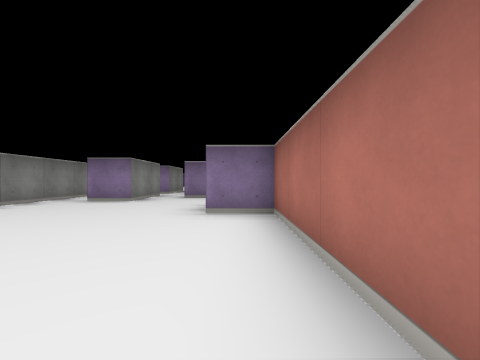
View 1 (above)

14 first-person views from a walk through a cub3D level. The camera is about half as high as the walls, looks level and sees 90° across. The floor is counted in squares. Each view is taken from the middle of a square. On the plan, view 1 faces up. The plan holds only what a view shows up to about 9 squares ahead; the rest is blank.

View 2
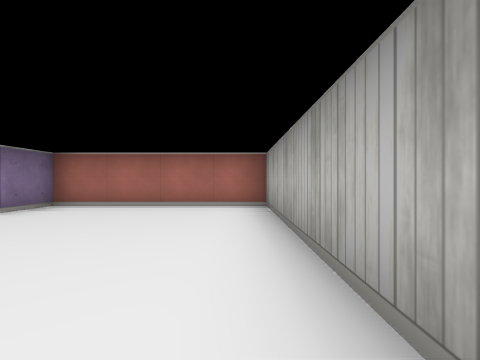

View 3
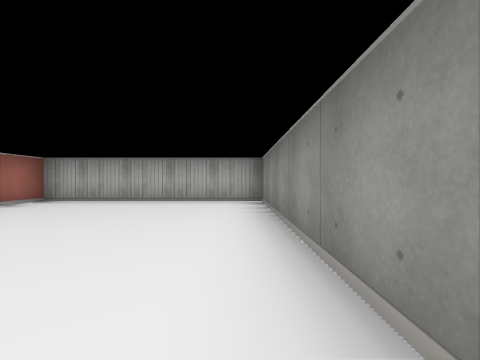

View 4
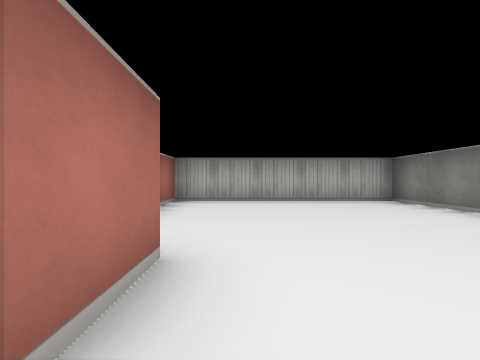

View 5
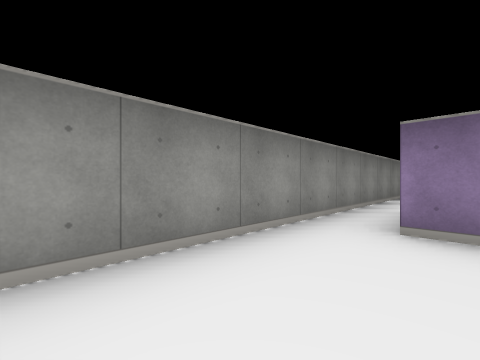

View 6
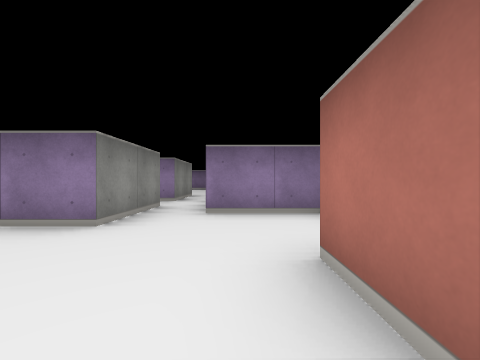

View 7
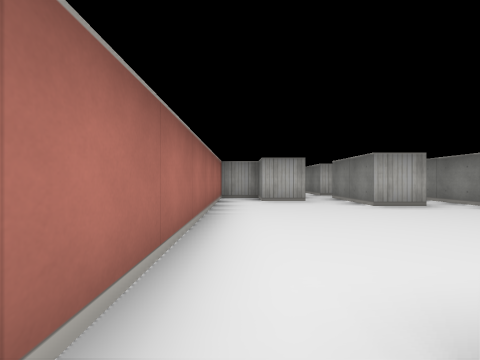

View 8
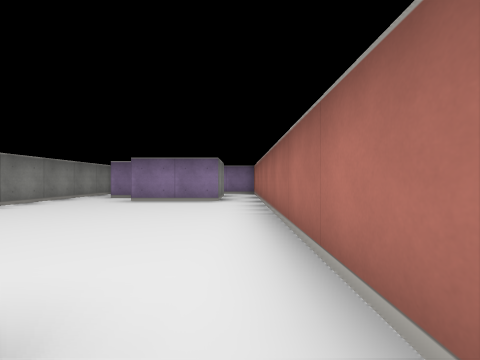

View 9
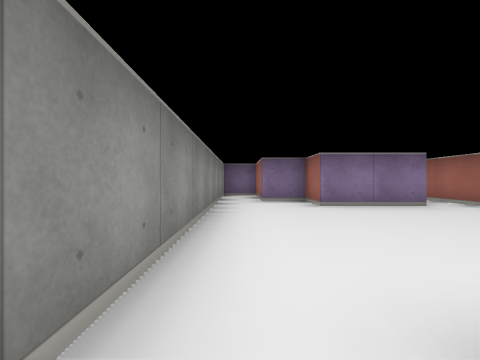

View 10
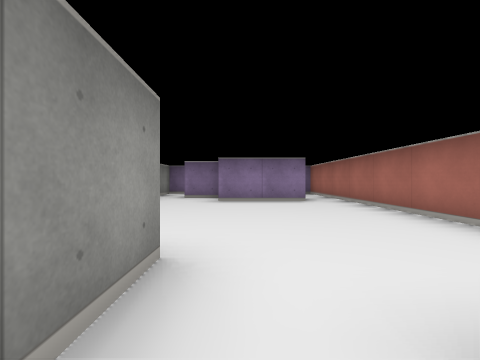

View 11
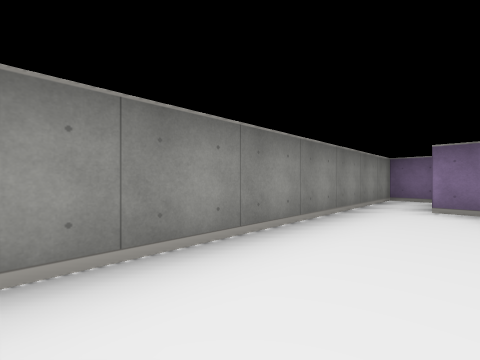

View 12
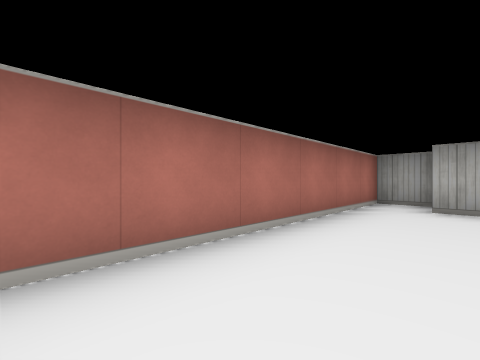

View 13
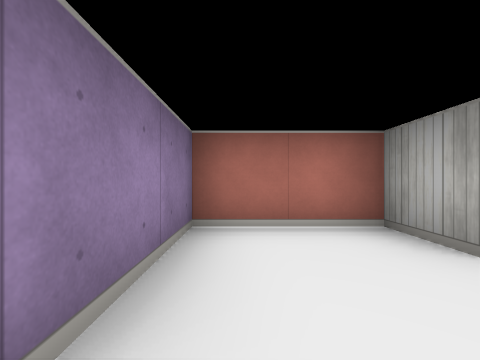

View 14
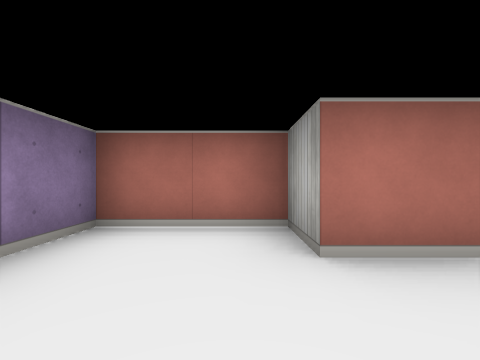

### Floor plan
Points are (right, up) in squares from view 1. A wall is a line through its corners. A room is listed if a view was taken in it or the views show most of it. See-through windows are left out.
Room 1 (views 1, 2, 3, 4, 5, 6, 13, 14)
walls: (-2.5, 6.5) (-2.5, 5.5) (-3.5, 5.5); (-4.5, 7.5) (-4.5, -0.5) (0.5, -0.5) (0.5, 3.5) (-0.5, 3.5) (-0.5, 4.5) (0.5, 4.5) (0.5, 6.5) (-1.5, 6.5)
ways out: opening at (-2, 7) to room 3; opening at (-4, 6.5) to room 4
Room 2 (views 7, 8, 9, 10, 11, 12)
walls: (-3.5, 10.5) (-2.5, 10.5) (-2.5, 8.5); (-1.6, 9.5) (-0.5, 9.5) (-0.5, 8.5) (0.5, 8.5) (0.5, 16.5); (-0.5, 16.2) (-0.5, 14.5) (-2.5, 14.5) (-2.5, 15.5) (-3.5, 15.5) (-3.5, 17.5) (-4.5, 17.5) (-4.5, 8.5)
ways out: opening at (-2, 9) to room 3; opening at (-4, 9.5) to room 4; opening at (0, 15.5)
Room 3 (no view inside)
walls: (-2.5, 8.5) (-2.9, 8.5); (-3, 7.5) (-2.5, 7.5) (-2.5, 6.5)
ways out: opening at (-2, 7) to room 1; opening at (-2, 9) to room 2; opening at (-3, 8) to room 4
Room 4 (no view inside)
walls: (-4.5, 8.5) (-4.5, 7.5)
ways out: opening at (-4, 6.5) to room 1; opening at (-4, 9.5) to room 2; opening at (-3, 8) to room 3

Where each view was taken, in squares from view 1:
view 1: 0 up, 0 right, facing up
view 2: 0 up, 4 left, facing right
view 3: 5 up, 4 left, facing down
view 4: 5 up, 1 left, facing down
view 5: 3 up, 3 left, facing up-left
view 6: 3 up, 1 left, facing up
view 7: 15 up, 0 right, facing down
view 8: 9 up, 0 right, facing up
view 9: 10 up, 4 left, facing up
view 10: 9 up, 2 left, facing up
view 11: 11 up, 3 left, facing up-left
view 12: 14 up, 1 left, facing down-right
view 13: 6 up, 2 left, facing right
view 14: 5 up, 2 left, facing right
